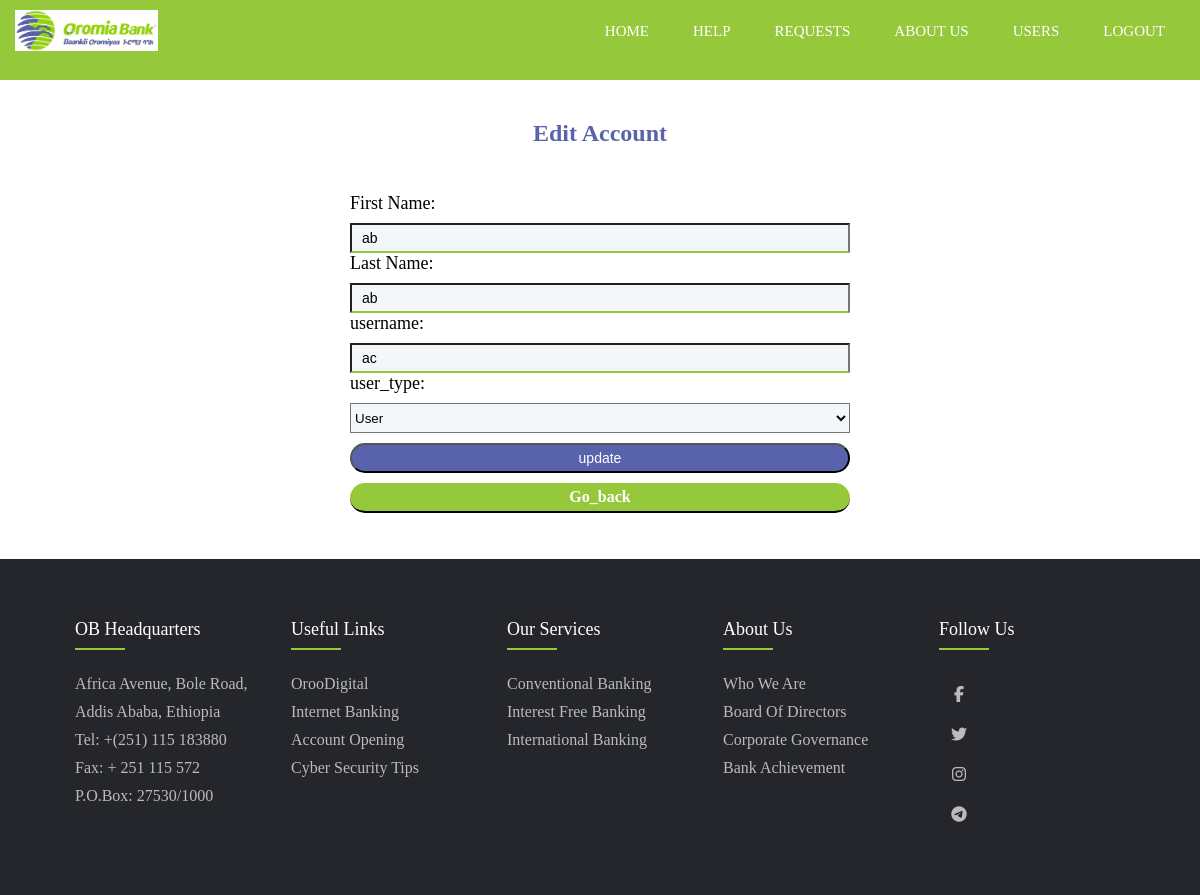
Page /update.php?id=18 (signed in) on the committed database.
### tables this page shows
CREATE TABLE `users` (
  `id` int(11) NOT NULL,
  `fname` varchar(50) NOT NULL,
  `lname` varchar(50) NOT NULL,
  `username` varchar(50) NOT NULL,
  `password` varchar(255) NOT NULL,
  `usertype` varchar(50) NOT NULL DEFAULT 'user'
);

### update.php (the view, shortened to what this page needs)
<?php
$conn = new mysqli('localhost', 'root', '', 'ob_helps');
$fname = "";
$lname = "";
$username = "";
$usertype = "";
if ($_SERVER["REQUEST_METHOD"] == "GET") {
    $id = $_GET['id'];
    $sql = "select * from users where id=$id";
    $result = $conn->query($sql);
    $row = $result->fetch_assoc();
    $fname = $row["fname"];
    $lname = $row["lname"];
    $username = $row["username"];
    $usertype = $row["usertype"];
}
?>
<!DOCTYPE html>
<html lang="en">
<head>
    <link rel="stylesheet" href="style.css">
    <link rel="stylesheet" href="https://cdnjs.cloudflare.com/ajax/libs/font-awesome/6.5.2/css/all.min.css">
</head>
<body>
    <header>
        <div class="wrapper">
            <div class="logo">
                <img src="image/ob-logo.png" alt="">
            </div>
            <ul class="nav-area">
                <li><a href="index.php">HOME</a></li>
                <li><a href="help.php">HELP</a></li>
                <?php if (isset($_SESSION['usertype'])) : ?>
                    <li><a href="request.php">REQUESTS</a></li>
                <?php endif ?>
                <li><a href="about.php">ABOUT US</a></li>
                <?php if (isset($_SESSION['usertype']) && $_SESSION['usertype'] == 'admin') : ?>
                    <li><a href="users.php">USERS</a></li>
                <?php endif ?>
                <?php if (isset($_SESSION['usertype'])) : ?>
                    <li><a href="logout.php">LOGOUT</a></li>
                <?php else : ?>
                    <li><a href="login.php">LOGIN</a></li>
                <?php endif ?>
            </ul>
        </div>
    </header>
    <h1>Edit Account</h1>
    <div class="containe">
        <form action="update.php" method="POST">
            <label for="fname">First Name: </label>
            <input type="text" name="fname" value="<?php echo $fname; ?>" required>
            <label for="lname">Last Name:</label>
            <input type="text" name="lname" value="<?php echo $lname; ?>" required>
            <label for="username">username:</label>
            <input type="username" name="username" value="<?php echo $username; ?>" required>
            <label for="user_type">user_type:</label>
            <select id="user_type" name="usertype" value="<?php echo $usertype; ?>">
                <option value="user">User</option>
            </select>
            <input type="submit" value="update">
        </form>
        <div class="userr">
            <a href="userslist.php">
                <h4>go_back</h4>
            </a>
        </div>
    </div>
    <footer class="footer">
        <div class="container">
            <div class="row">
                <div class="footer-col">
                    <h4>OB Headquarters</h4>
                    <ul>
                        <li><a href="#">Africa Avenue, Bole Road,</a></li>
                        <li><a href="#">Addis Ababa, Ethiopia</a></li>
                        <li><a href="#">Tel: +(251) 115 183880</a></li>
                        <li><a href="#">Fax: + 251 115 572
                        <li><a href="#">P.O.Box: 27530/1000</a></li>
                    </ul>
                </div>
                <div class="footer-col">
                    <h4>Useful Links</h4>
                    <ul>
                        <li><a href="#">OrooDigital</a></li>
                        <li><a href="#">Internet Banking</a></li>
                        <li><a href="#">Account Opening</a></li>
                        <li><a href="#">Cyber Security Tips</a></li>
                    </ul>
                </div>
                <div class="footer-col">
                    <h4>Our Services</h4>
                    <ul>
                        <li><a href="#">Conventional Banking</a></li>
                        <li><a href="#">Interest Free Banking</a></li>
                        <li><a href="#">International Banking</a></li>
                    </ul>
                </div>
                <div class="footer-col">
                    <h4>About Us</h4>
                    <ul>
                        <li><a href="about.php">Who We Are</a></li>
                        <li><a href="about.php">Board Of Directors</a></li>
                        <li><a href="about.php">Corporate Governance</a></li>
                        <li><a href="about.php">Bank Achievement</a></li>
                    </ul>
                </div>
                <div class="footer-col">
                    <h4>follow us</h4>
                    <div class="social-link">
                        <a href="https://www.facebook.com/oibsc/"><i class="fab fa-facebook-f"></i></a>
                        <a href="https://twitter.com/oromiabank"><i class="fab fa-twitter"></i></a>
                        <a href="https://www.instagram.com/oromiaintbank/"><i class="fab fa-instagram"></i></a>
                        <a href="https://t.me/OromiabankOfficial"><i class="fab fa-telegram"></i></a>
                    </div>
                </div>
            </div>
    </footer>
</body>
</html>

### style.css (style rules this page uses)
* { margin: 0; padding: 0; box-sizing: border-box; }
.wrapper { width: 1170px; margin: auto; }
header { height: 10vh; background-size: cover; background-position: center; position: relative; background-color: #96c83c; }
.nav-area { float: right; list-style: none; margin-top: 18px; }
.nav-area li { display: inline-block; }
.nav-area li a { color: #ffffff; text-decoration: none; padding: 5px 20px; font-size: 15px; }
.logo img { width: 143px; float: left; margin-top: 10px; }
* { margin: 0; padding: 0; box-sizing: border-box; border-radius: 0; }
.container { max-width: 1170px; margin: 0; height: 27vh; }
.row { display: flex; flex-wrap: wrap; }
ul { list-style: none; }
.footer { background-color: #24262b; padding: 60px; margin-top: 10px; }
.footer-col { width: 20%; padding: 0 15px; }
.footer-col h4 { font-size: 18px; color: #ffffff; text-transform: capitalize; margin-bottom: 35px; font-weight: 500; position: relative; }
.footer-col h4::before { content: ''; position: absolute; left: 0; bottom: -10px; background-color: #96c83c; height: 2px; box-sizing: border-box; width: 50px; }
.footer-col ul li:not(:last-child) { margin-bottom: 10px; }
.footer-col ul li, a { font-size: 16px; text-transform: capitalize; color: #ffffff; text-decoration: none; font-weight: 300; color: #bbbbbb; display: block; transform: all 0.3s ease; }
.footer-col .social-link { display: inline-block; height: 40px; width: 40px; background-color: rgba(255, 255, 255, 0, 2); margin-right: 0 10px 10px 0; text-align: center; line-height: 40px; border-radius: 50px; color: #ffffff; transition: all 0.5s ease; }
.containe { max-width: 1320; margin: 0; padding: 3%; text-align: 0; background-color: #fff; }
input, label, textarea { display: block; margin: auto; width: 500px; color: #000; height: 30px; text-align: left; font-size: large; height: 30px; text-emphasis-color: #000; }
input, textarea { background-color: transparent; border: 110; border-bottom: 2px solid #96c83c; color: #000; background-color: #f4f7fa; }
select { background-color: #f4f7fa; color: #000; display: block; margin: 0 auto; width: 500px; height: 30px; display: block; }
input[ type=submit] { background-color: #5863ac; padding-top: 5px !important; color: #fff; font-size: 14px; border-bottom: none; margin-top: 10px; cursor: pointer; transform: all 0.3s ease; border-radius: 500px; text-align: center; font: bold; border-bottom: 2px solid #000; }
input, textarea { font-size: 14px; padding: 10px; }
h1 { text-align: center; font-size: 24px; color: #5863ac; margin-bottom: 10px; margin-top: 40px; }
img { max-width: 100%; height: auto; }
.userr a { background-color: #96c83c; margin: 0 auto; color: #fff; font-size: 16px; border: none; padding-top: 5px; margin-top: 10px; border-radius: 500px; text-align: center; font-weight: bold; width: 500px; height: 30px; border-bottom: 2px solid #000; animation-name: slideAndColorChange; animation-duration: 2s; animation-timing-function: ease-in-out; animation-iteration-count: infinite; }

### rows in the picture
users: fname "ab", lname "ab", username "ac", usertype "User"
